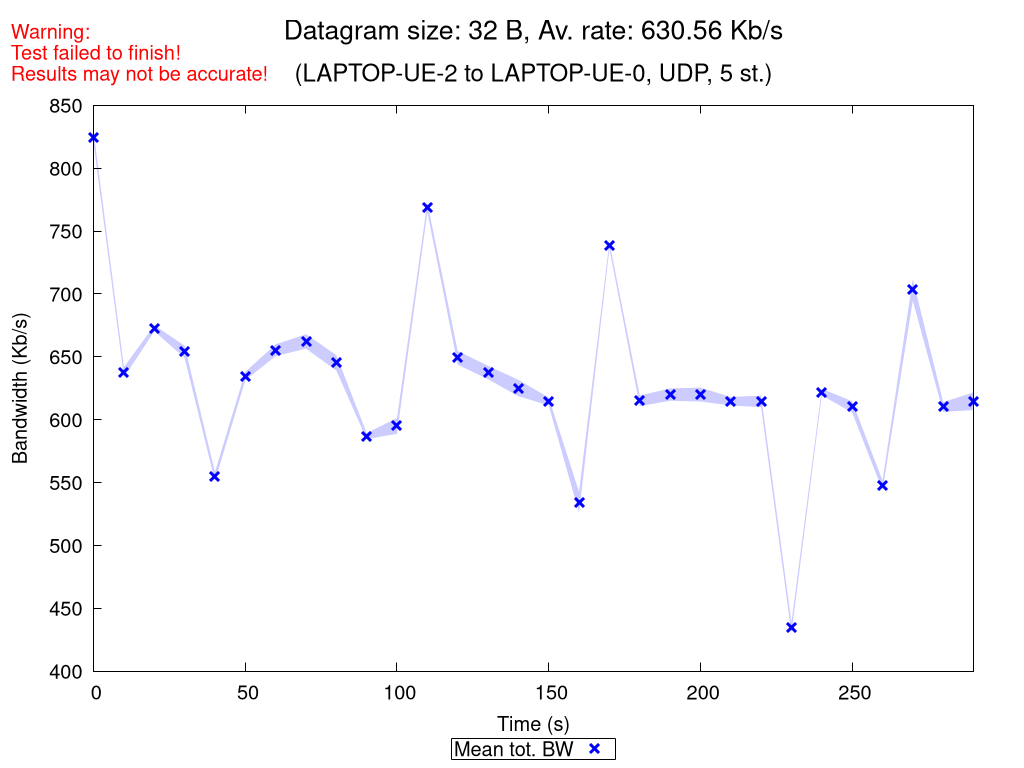

Generate this figure with gnuplot:
set terminal pngcairo nocrop enhanced size 1024,768 font "Verdana,15"
set output "UDP_5_st_2020_10_12_08-36-02_two2one_00032B.png"

set title "{/=20 Datagram size: 32 B, Av. rate: 630.56 Kb/s}\n\n{/=18 (LAPTOP-UE-2 to LAPTOP-UE-0, UDP, 5 st.)}"
set label "Warning:\nTest failed to finish!\nResults may not be accurate!" at screen 0.01, screen 0.96 tc rgb "red"

set xlabel "Time (s)"
set ylabel "Bandwidth (Kb/s)"
set ytics nomirror
set key bmargin center horizontal box samplen 1 width -1
set bmargin 4.6
set rmargin 4.5

rf = 1000.0  # rate factor
set style fill transparent solid 0.2 noborder
set autoscale xfix
plot "UDP_5_st_2020_10_12_08-36-02_two2one_00032B_iperf_processed.dat" using 1:($2/rf-$3/rf):($2/rf+$3/rf) with filledcurves lc rgb "blue" notitle, \
     "" using 1:($2/rf) with points pt 2 ps 1.5 lw 3 lc rgb "blue" title "Mean tot. BW", \
